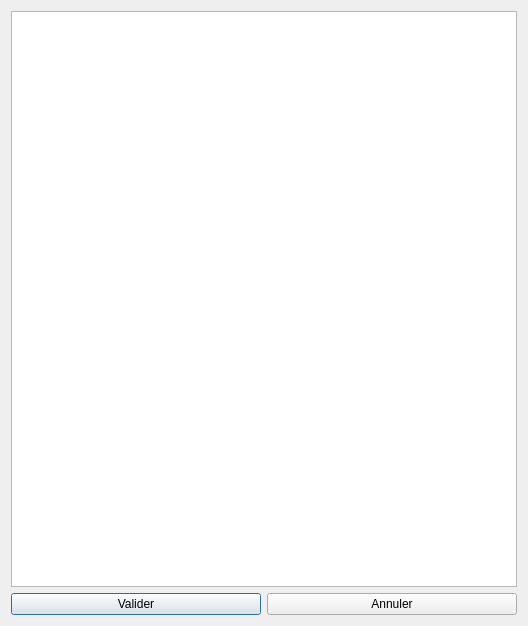
<?xml version="1.0" encoding="UTF-8"?>
<ui version="4.0">
 <class>DlgParam</class>
 <widget class="QDialog" name="DlgParam">
  <property name="geometry">
   <rect>
    <x>0</x>
    <y>0</y>
    <width>528</width>
    <height>626</height>
   </rect>
  </property>
  <property name="windowTitle">
   <string>Dialog</string>
  </property>
  <layout class="QGridLayout" name="gridLayout">
   <item row="0" column="0" colspan="2">
    <widget class="QTextEdit" name="textEdit_param"/>
   </item>
   <item row="1" column="0">
    <widget class="QPushButton" name="pushButton_valider">
     <property name="text">
      <string>Valider</string>
     </property>
    </widget>
   </item>
   <item row="1" column="1">
    <widget class="QPushButton" name="pushButton_annuler">
     <property name="text">
      <string>Annuler</string>
     </property>
    </widget>
   </item>
  </layout>
 </widget>
 <resources/>
 <connections/>
</ui>
